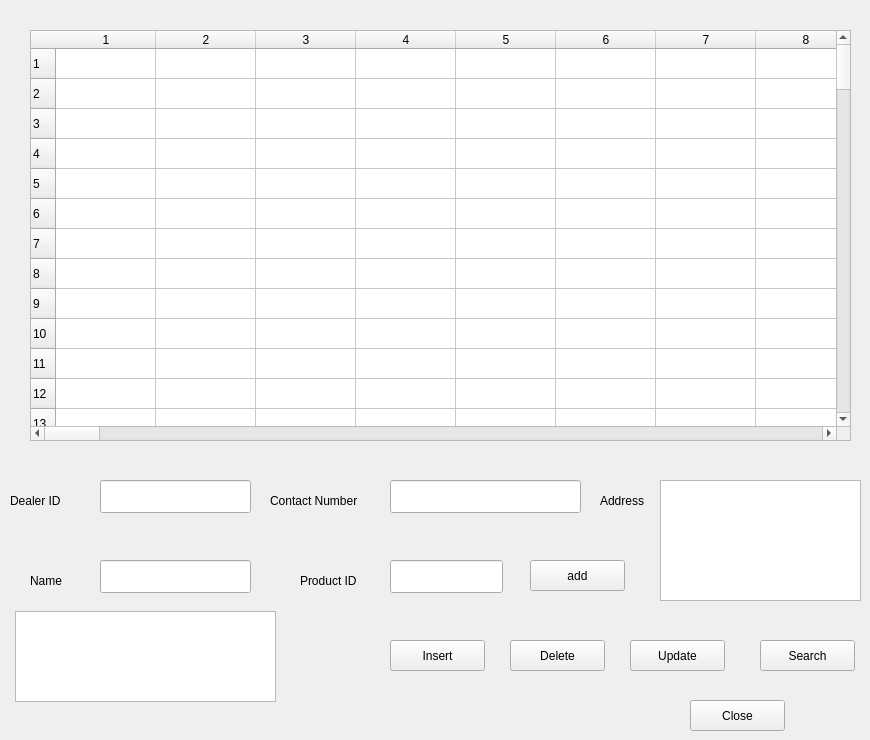
  <widget class="QWidget" name="dealTab">
   <attribute name="title">
    <string>Dealer List</string>
   </attribute>
   <widget class="QTableWidget" name="DealTable">
    <property name="geometry">
     <rect>
      <x>30</x>
      <y>30</y>
      <width>821</width>
      <height>411</height>
     </rect>
    </property>
    <property name="rowCount">
     <number>100</number>
    </property>
    <property name="columnCount">
     <number>100</number>
    </property>
    <row/>
    <row/>
    <row/>
    <row/>
    <row/>
    <row/>
    <row/>
    <row/>
    <row/>
    <row/>
    <row/>
    <row/>
    <row/>
    <row/>
    <row/>
    <row/>
    <row/>
    <row/>
    <row/>
    <row/>
    <row/>
    <row/>
    <row/>
    <row/>
    <row/>
    <row/>
    <row/>
    <row/>
    <row/>
    <row/>
    <row/>
    <row/>
    <row/>
    <row/>
    <row/>
    <row/>
    <row/>
    <row/>
    <row/>
    <row/>
    <row/>
    <row/>
    <row/>
    <row/>
    <row/>
    <row/>
    <row/>
    <row/>
    <row/>
    <row/>
    <row/>
    <row/>
    <row/>
    <row/>
    <row/>
    <row/>
    <row/>
    <row/>
    <row/>
    <row/>
    <row/>
    <row/>
    <row/>
    <row/>
    <row/>
    <row/>
    <row/>
    <row/>
    <row/>
    <row/>
    <row/>
    <row/>
    <row/>
    <row/>
    <row/>
    <row/>
    <row/>
    <row/>
    <row/>
    <row/>
    <row/>
    <row/>
    <row/>
    <row/>
    <row/>
    <row/>
    <row/>
    <row/>
    <row/>
    <row/>
    <row/>
    <row/>
    <row/>
    <row/>
    <row/>
    <row/>
    <row/>
    <row/>
    <row/>
    <row/>
    <column/>
    <column/>
    <column/>
    <column/>
    <column/>
    <column/>
    <column/>
    <column/>
    <column/>
    <column/>
    <column/>
    <column/>
    <column/>
    <column/>
    <column/>
    <column/>
    <column/>
    <column/>
    <column/>
    <column/>
    <column/>
    <column/>
    <column/>
    <column/>
    <column/>
    <column/>
    <column/>
    <column/>
    <column/>
    <column/>
    <column/>
    <column/>
    <column/>
    <column/>
    <column/>
    <column/>
    <column/>
    <column/>
    <column/>
    <column/>
    <column/>
    <column/>
    <column/>
    <column/>
    <column/>
    <column/>
    <column/>
    <column/>
    <column/>
    <column/>
    <column/>
    <column/>
    <column/>
    <column/>
    <column/>
    <column/>
    <column/>
    <column/>
    <column/>
    <column/>
    <column/>
    <column/>
    <column/>
    <column/>
    <column/>
    <column/>
    <column/>
    <column/>
    <column/>
    <column/>
    <column/>
    <column/>
    <column/>
    <column/>
    <column/>
    <column/>
    <column/>
    <column/>
    <column/>
    <column/>
    <column/>
    <column/>
    <column/>
    <column/>
    <column/>
    <column/>
    <column/>
    <column/>
    <column/>
    <column/>
    <column/>
    <column/>
    <column/>
    <column/>
    <column/>
    <column/>
    <column/>
    <column/>
    <column/>
    <column/>
   </widget>
   <widget class="QLineEdit" name="ddidEdit">
    <property name="geometry">
     <rect>
      <x>100</x>
      <y>480</y>
      <width>151</width>
      <height>33</height>
     </rect>
    </property>
   </widget>
   <widget class="QLineEdit" name="dconumEdit">
    <property name="geometry">
     <rect>
      <x>390</x>
      <y>480</y>
      <width>191</width>
      <height>33</height>
     </rect>
    </property>
   </widget>
   <widget class="QLineEdit" name="dnameEdit">
    <property name="geometry">
     <rect>
      <x>100</x>
      <y>560</y>
      <width>151</width>
      <height>33</height>
     </rect>
    </property>
   </widget>
   <widget class="QLineEdit" name="dpidEdit">
    <property name="geometry">
     <rect>
      <x>390</x>
      <y>560</y>
      <width>113</width>
      <height>33</height>
     </rect>
    </property>
   </widget>
   <widget class="QLabel" name="ddidLabel">
    <property name="geometry">
     <rect>
      <x>10</x>
      <y>490</y>
      <width>65</width>
      <height>21</height>
     </rect>
    </property>
    <property name="text">
     <string>Dealer ID</string>
    </property>
   </widget>
   <widget class="QLabel" name="dnameLabel">
    <property name="geometry">
     <rect>
      <x>30</x>
      <y>570</y>
      <width>65</width>
      <height>21</height>
     </rect>
    </property>
    <property name="text">
     <string>Name</string>
    </property>
   </widget>
   <widget class="QLabel" name="dconumLabel">
    <property name="geometry">
     <rect>
      <x>270</x>
      <y>490</y>
      <width>111</width>
      <height>21</height>
     </rect>
    </property>
    <property name="text">
     <string>Contact Number</string>
    </property>
   </widget>
   <widget class="QLabel" name="dpidLabel">
    <property name="geometry">
     <rect>
      <x>300</x>
      <y>570</y>
      <width>71</width>
      <height>21</height>
     </rect>
    </property>
    <property name="text">
     <string>Product ID</string>
    </property>
   </widget>
   <widget class="QLabel" name="daddrLabel">
    <property name="geometry">
     <rect>
      <x>600</x>
      <y>490</y>
      <width>65</width>
      <height>21</height>
     </rect>
    </property>
    <property name="text">
     <string>Address</string>
    </property>
   </widget>
   <widget class="QTextEdit" name="daddrtextEdit">
    <property name="geometry">
     <rect>
      <x>660</x>
      <y>480</y>
      <width>201</width>
      <height>121</height>
     </rect>
    </property>
   </widget>
   <widget class="QTextBrowser" name="dealBrowser">
    <property name="geometry">
     <rect>
      <x>15</x>
      <y>611</y>
      <width>261</width>
      <height>91</height>
     </rect>
    </property>
   </widget>
   <widget class="QPushButton" name="daddButon">
    <property name="geometry">
     <rect>
      <x>530</x>
      <y>560</y>
      <width>95</width>
      <height>31</height>
     </rect>
    </property>
    <property name="text">
     <string>add</string>
    </property>
   </widget>
   <widget class="QPushButton" name="dinsertButton">
    <property name="geometry">
     <rect>
      <x>390</x>
      <y>640</y>
      <width>95</width>
      <height>31</height>
     </rect>
    </property>
    <property name="text">
     <string>Insert</string>
    </property>
   </widget>
   <widget class="QPushButton" name="ddelete">
    <property name="geometry">
     <rect>
      <x>510</x>
      <y>640</y>
      <width>95</width>
      <height>31</height>
     </rect>
    </property>
    <property name="text">
     <string>Delete</string>
    </property>
   </widget>
   <widget class="QPushButton" name="dupdate">
    <property name="geometry">
     <rect>
      <x>630</x>
      <y>640</y>
      <width>95</width>
      <height>31</height>
     </rect>
    </property>
    <property name="text">
     <string>Update</string>
    </property>
   </widget>
   <widget class="QPushButton" name="dsearch">
    <property name="geometry">
     <rect>
      <x>760</x>
      <y>640</y>
      <width>95</width>
      <height>31</height>
     </rect>
    </property>
    <property name="text">
     <string>Search</string>
    </property>
   </widget>
   <widget class="QPushButton" name="dclose">
    <property name="geometry">
     <rect>
      <x>690</x>
      <y>700</y>
      <width>95</width>
      <height>31</height>
     </rect>
    </property>
    <property name="text">
     <string>Close</string>
    </property>
   </widget>
  </widget>
